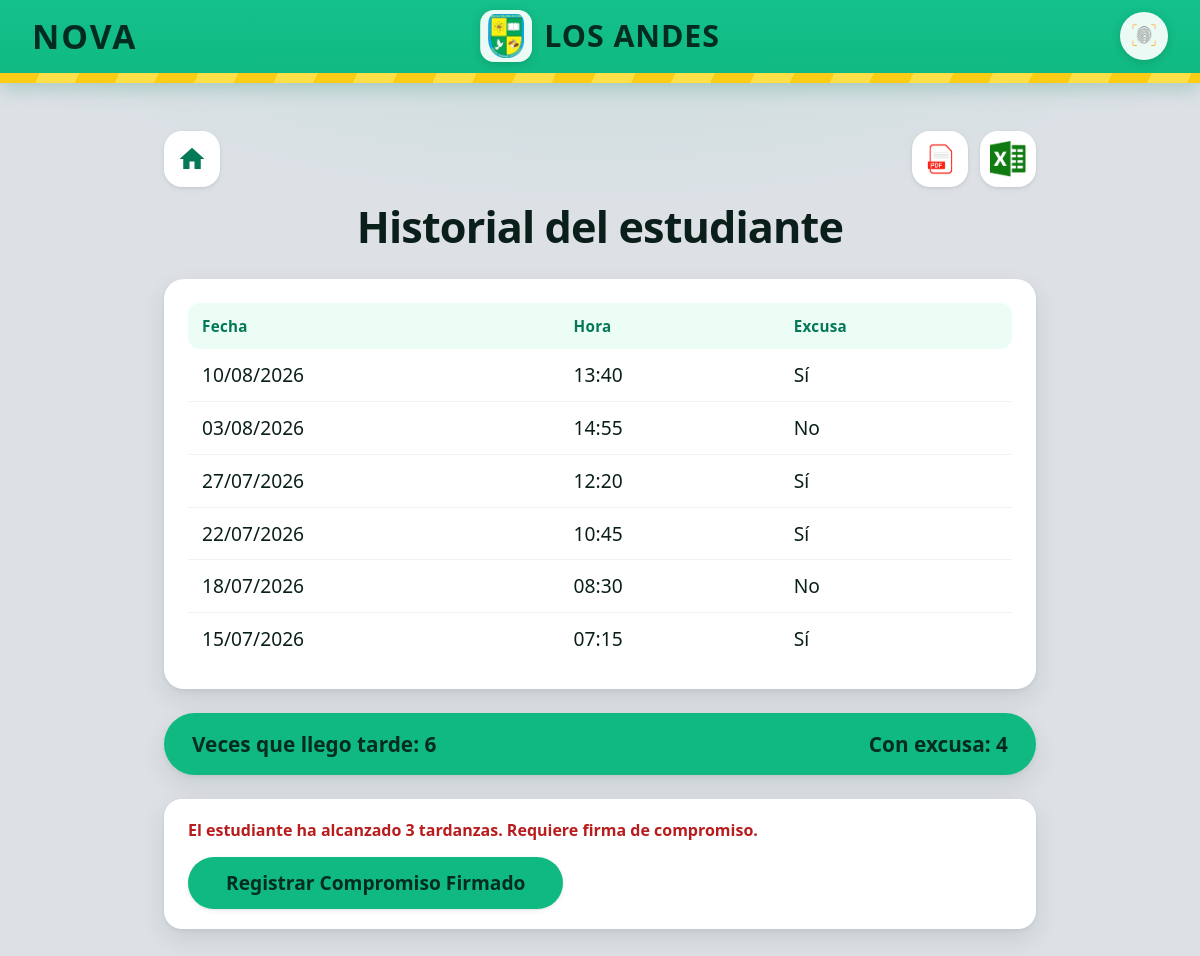
/historial.php?id=1 (signed in), run on the app's committed database.
### tables this page shows
CREATE TABLE IF NOT EXISTS `llegada_tarde` (
  `id_llegada` INT AUTO_INCREMENT PRIMARY KEY,
  `id_estudiante` INT NOT NULL,
  `fecha` DATE NOT NULL,
  `hora` TIME NOT NULL,
  `excusa` TINYINT(1) DEFAULT 0,
  `observacion` TEXT DEFAULT NULL,
  FOREIGN KEY (`id_estudiante`) REFERENCES `estudiante`(`id_estudiante`) ON DELETE CASCADE,
  INDEX idx_estudiante_fecha (`id_estudiante`, `fecha`)
);

### historial.php (the view, shortened to what this page needs)
<?php
require_once '../config/db.php';
$id = intval($_GET['id'] ?? 0);
$stmtLlegadas = $pdo->prepare("SELECT * FROM llegada_tarde WHERE id_estudiante = :id ORDER BY fecha DESC, hora DESC");
$stmtLlegadas->execute(['id' => $id]);
$llegadas = $stmtLlegadas->fetchAll();
$total_tardanzas = count($llegadas);
$total_con_excusa = 0;
foreach ($llegadas as $item) {
    if ($item['excusa']) {
        $total_con_excusa++;
    }
}
$stmtComp = $pdo->prepare("SELECT * FROM compromisos WHERE id_estudiante = :id LIMIT 1");
$stmtComp->execute(['id' => $id]);
$compromiso = $stmtComp->fetch();
?>
<!DOCTYPE html>
<html lang="es">
<head>
    <link rel="stylesheet" href="../assets/css/style.css?v=3">
</head>
<body>
    <header class="header-nova">
        <div class="header-container">
            <span class="nova-text">NOVA</span>
            <div class="logo-nova">
                <img src="../assets/escudo.png" alt="Escudo" class="shield-img" onerror="this.style.display='none'">
                <span class="andes-text">LOS ANDES</span>
            </div>
            <div class="header-icon">
                <img src="../assets/huella_icon.png" alt="" class="header-icon-img" width="48" height="48">
            </div>
        </div>
        <div class="yellow-bar"></div>
    </header>
    <main id="contenido" class="main-container">
        <div class="top-nav-bar">
            <a href="dashboard.php" class="home-icon" data-tip="Volver al panel de coordinación" aria-label="Panel de coordinación">
                <svg viewBox="0 0 24 24" width="44" height="44" fill="currentColor">
                    <path d="M10 20v-6h4v6h5v-8h3L12 3 2 12h3v8z"/>
                </svg>
            </a>
            <div class="export-actions">
                <a href="exportar.php?id=<?php echo $id; ?>&fmt=pdf" target="_blank" class="export-icon pdf" data-tip="Exportar el historial en PDF" aria-label="Exportar PDF">
                    <img src="../assets/icon_pdf.png" alt="" width="44" height="44" class="export-icon-img">
                </a>
                <a href="exportar.php?id=<?php echo $id; ?>&fmt=excel" target="_blank" class="export-icon excel" data-tip="Exportar el historial en Excel" aria-label="Exportar Excel">
                    <img src="../assets/icon_excel.png" alt="" width="44" height="44" class="export-icon-img">
                </a>
            </div>
        </div>
        <h1 class="page-title center">Historial del estudiante</h1>
        <div class="table-card">
            <table class="table-history">
                <thead>
                    <tr>
                        <th>Fecha</th>
                        <th>Hora</th>
                        <th>Excusa</th>
                    </tr>
                </thead>
                <tbody>
                    <?php if (empty($llegadas)): ?>
                        <tr><td colspan="3" class="center">No registra tardanzas acumuladas.</td></tr>
                    <?php else: ?>
                        <?php foreach ($llegadas as $item): ?>
                            <tr>
                                <td><?php echo date('d/m/Y', strtotime($item['fecha'])); ?></td>
                                <td><?php echo date('H:i', strtotime($item['hora'])); ?></td>
                                <td><?php echo $item['excusa'] ? 'Sí' : 'No'; ?></td>
                            </tr>
                        <?php endforeach; ?>
                    <?php endif; ?>
                </tbody>
            </table>
        </div>
        <div class="summary-badge">
            <span>Veces que llego tarde: <strong><?php echo $total_tardanzas; ?></strong></span>
            <span>Con excusa: <strong><?php echo $total_con_excusa; ?></strong></span>
        </div>
        <?php if ($total_tardanzas >= 3): ?>
            <div class="alert-compromiso-box">
                <?php if ($compromiso && $compromiso['estado']): ?>
                    <p class="text-success">Compromiso firmado el: <?php echo date('d/m/Y', strtotime($compromiso['fecha_firma'])); ?></p>
                <?php else: ?>
                    <p class="text-danger">El estudiante ha alcanzado 3 tardanzas. Requiere firma de compromiso.</p>
                    <form action="historial.php?id=<?php echo $id; ?>" method="POST">
                        <button type="submit" name="firmar_compromiso" class="btn-primary" data-tip="Guardar que el estudiante ya firmó el compromiso">Registrar Compromiso Firmado</button>
                    </form>
                <?php endif; ?>
            </div>
        <?php endif; ?>
    </main>
</body>
</html>

### data on the page
llegada_tarde: fecha "10/08/2026", hora "13:40", excusa "Sí"
llegada_tarde: fecha "03/08/2026", hora "14:55", excusa "No"
llegada_tarde: fecha "27/07/2026", hora "12:20", excusa "Sí"
llegada_tarde: fecha "22/07/2026", hora "10:45", excusa "Sí"
llegada_tarde: fecha "18/07/2026", hora "08:30", excusa "No"
llegada_tarde: fecha "15/07/2026", hora "07:15", excusa "Sí"

### other printed values
$total_tardanzas "6"
$total_con_excusa "4"
